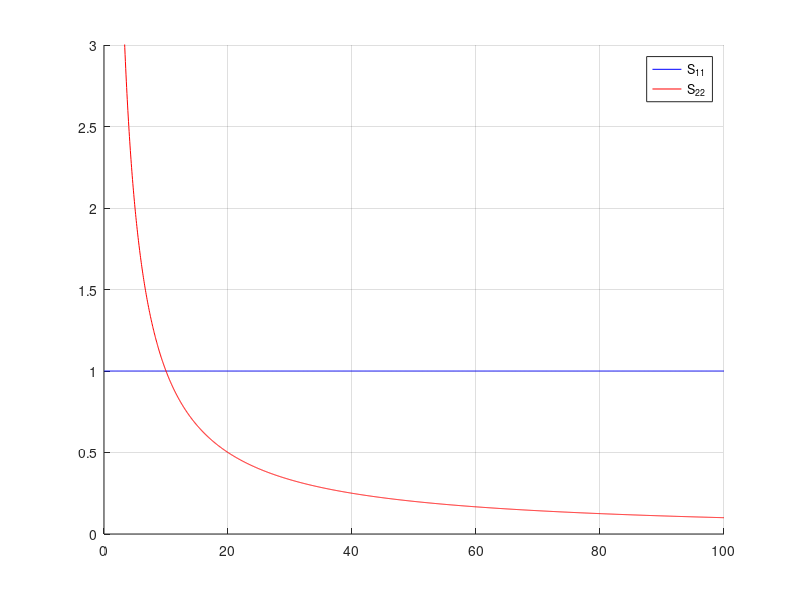

MATLAB code to generate this figure: (Note: this script raises an error after producing the figure.)
%%
clc
clear all
close all

%% Define cross spectral density matrix S
wmax=100;
dw=0.05

w=[dw:dw:wmax];
nw=length(w);

S(1,1,1:nw)=1;
S(2,2,1:nw)=10./w;

figure(); hold on; grid on;
plot(w,squeeze(S(1,1,:)),'b');
plot(w,squeeze(S(2,2,:)),'r');
ylim([0 3]);
legend({'S_{11}' 'S_{22}'});

%% Simulate

sim=MCCholeskyFast(w,S,'domegasim',0.001,'Nsim',10);

t=sim{1};
x=sim{2};

% Plot one of the simulations
figure(); hold on; grid on;
plot(t,x(1,:),'b');
plot(t,x(2,:),'r');
legend({'x_{1}' 'x_{2}'});